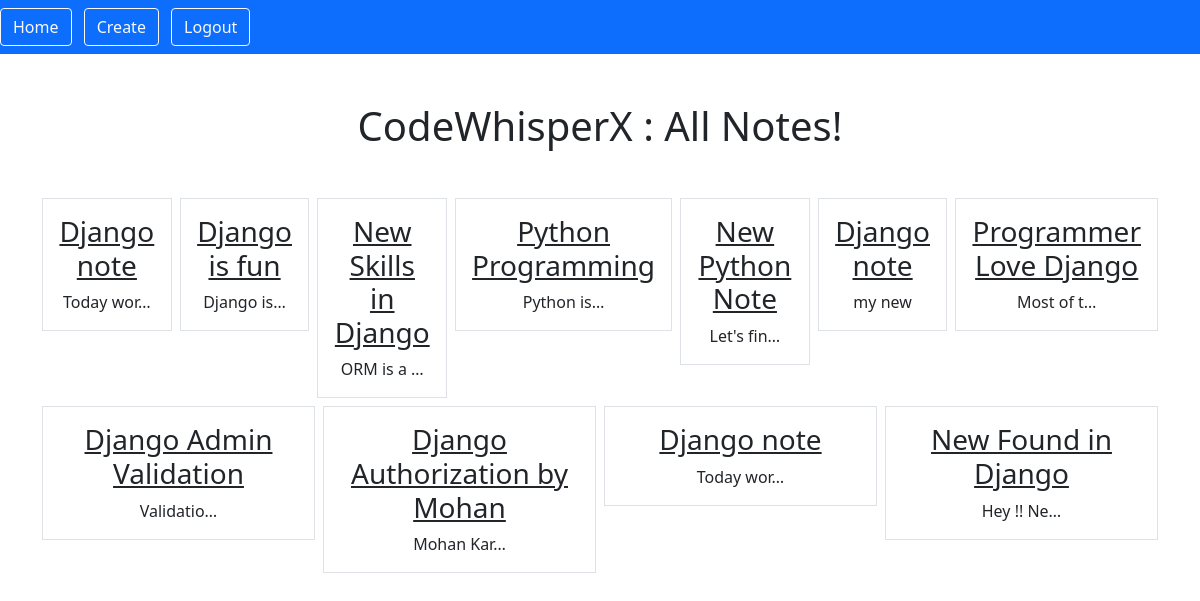
/smart/notes (signed in), run on an earlier commit of the app's database.
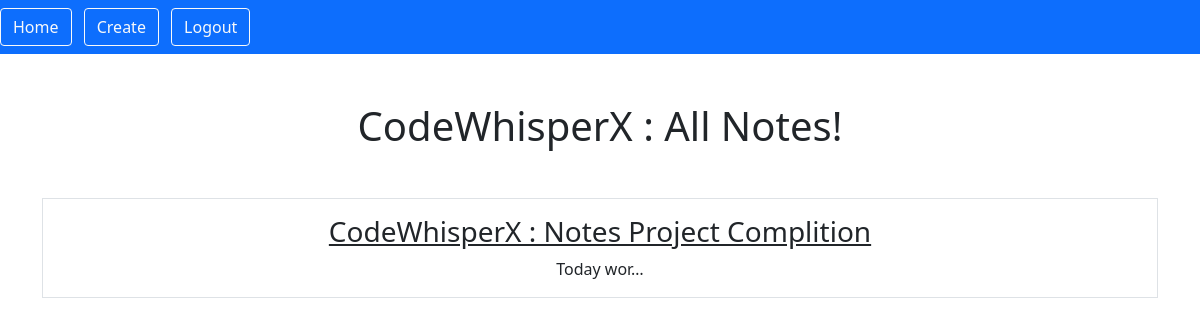
And on a later commit of the database.
### notes/models.py (models this page shows)
class Notes(models.Model):
    title = models.CharField(max_length = 200)
    text = models.TextField()
    created = models.DateTimeField(auto_now_add = True)
    user = models.ForeignKey(User, on_delete=models.CASCADE, related_name="notes")

### notes/views.py (the view)
# urls.py: path('notes', views.NoteListView.as_view(), name="notes.list"),
class NoteListView(LoginRequiredMixin, ListView):
    model = Notes
    context_object_name = "notes"
    template_name = "notes/notes_list.html"
    login_url = "/admin"
    def get_queryset(self):
        return self.request.user.notes.all()

### notes/templates/notes/notes_list.html (shortened to what this page needs)
{% extends "base.html" %}
{% block content %}
<h1 class = "my-5"> CodeWhisperX : All Notes! </h1>
        <div class="row row-cols3 g-2">
            {% for note in notes %}
            <div class="col">
                <div class="p-3 border">
                    <a href="{% url 'notes.detail' pk=note.id %}" class="text-dark text-decoration-non">
                    <h3>{{note.title}}</h3>
                    </a>
                    {{note.text|truncatechars:10}}
                </div>
            </div>
            {% endfor %}
        </div>
{% endblock %}

### static/templates/base.html (shortened to what this page needs)
{% load static %}
<html>
    <head>
        <link href="https://cdn.jsdelivr.net/npm/bootstrap@5.0.2/dist/css/bootstrap.min.css" rel="stylesheet">
    </head>
    <body>
        <nav class='navbar navbar-dark bg-primary'>
            <div class='me-auto'>
                {% if user.is_authenticated %}
                <a href="{% url 'notes.list' %}" class="btn btn-outline-light me-2">Home</a>
                <a href="{% url 'notes.new' %}" class="btn btn-outline-light me-2">Create</a>
                <a href="{% url 'logout' %}" class="btn btn-outline-light me-2">Logout</a>
                {% else %}
                <a href="{% url 'login' %}" class="btn btn-outline-light me-2">Login</a>
                <a href="{% url 'signup' %}" class="btn btn-outline-light me-2">Signup</a>
                {% endif %}
            </div>
        </nav>
        <div class = "my-5 text-center container">
            {% block content %}
            {% endblock %}
        </div>
    </body>
</html>

What changed in the data, as far as the page shows it:
removed Notes: title "Django is fun", text "Django is…"
removed Notes: title "New Skills in Django", text "ORM is a …"
removed Notes: title "Python Programming", text "Python is…"
removed Notes: title "New Python Note", text "Let's fin…"
removed Notes: title "Django note", text "my new"
removed Notes: title "Programmer Love Django", text "Most of t…"
removed Notes: title "Django Admin Validation", text "Validatio…"
removed Notes: title "Django Authorization by Mohan", text "Mohan Kar…"
removed Notes: title "Django note", text "Today wor…"
removed Notes: title "New Found in Django", text "Hey !! Ne…"
changed Notes "Today wor…": title "Django note" → "CodeWhisperX : Notes Project Complition"
